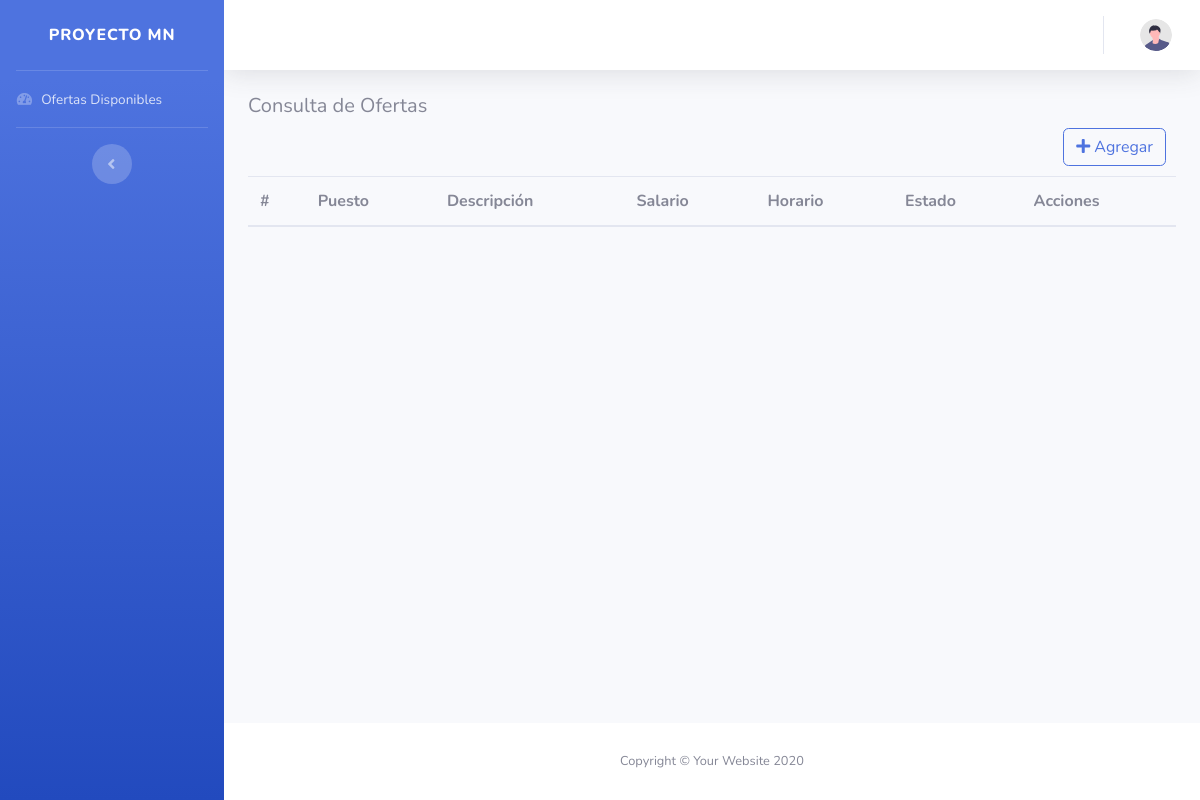
/View/Ofertas/consultarOfertas.php, run on an earlier commit of the app's database.
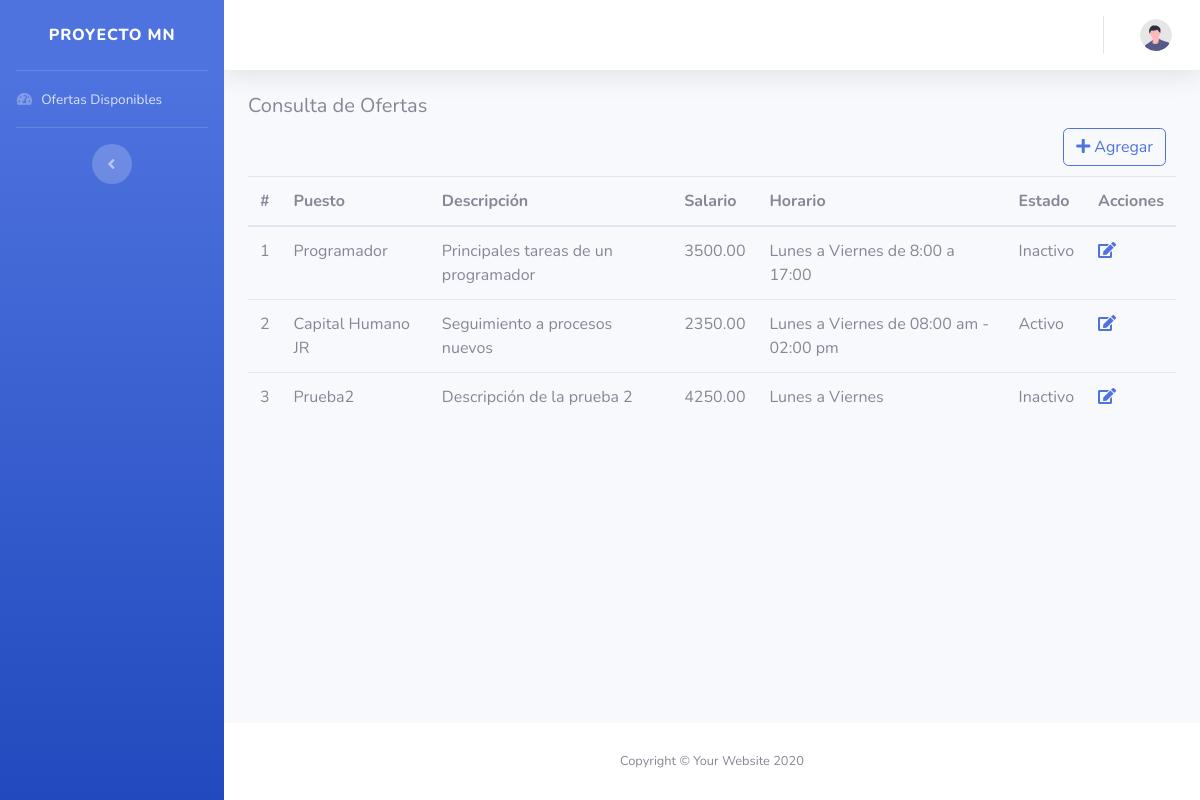
And on a later commit of the database.
### tables this page shows
CREATE TABLE `oferta` (
  `Id` bigint(20) NOT NULL AUTO_INCREMENT,
  `IdPuesto` bigint(20) NOT NULL,
  `Salario` decimal(10,2) NOT NULL,
  `Horario` varchar(255) NOT NULL,
  `Estado` bit(1) DEFAULT NULL,
  PRIMARY KEY (`Id`),
  KEY `FK_OfertaPuesto` (`IdPuesto`),
  CONSTRAINT `FK_OfertaPuesto` FOREIGN KEY (`IdPuesto`) REFERENCES `puesto` (`Id`)
);

CREATE TABLE `puesto` (
  `Id` bigint(20) NOT NULL AUTO_INCREMENT,
  `Nombre` varchar(50) NOT NULL,
  `Descripcion` varchar(255) NOT NULL,
  PRIMARY KEY (`Id`)
);

### Model/OfertasModel.php (called while the page is built, shortened)
<?php
    function ConsultarOfertasModel($estado)
    {
        try
        {
            $context = AbrirBaseDatos();
            $sentencia = "CALL SP_ConsultarOfertas('$estado')";
            $resultado = $context -> query($sentencia);
            return $resultado;
        }
        catch(Exception $error)
        {
            return null;
        }
    }
    ?>

### Controller/OfertasController.php (called while the page is built, shortened)
<?php
    include_once $_SERVER["DOCUMENT_ROOT"] . "/ProyectoMN/Proyecto/Model/OfertasModel.php";
    function ConsultarOfertas($estado)
    {
        return ConsultarOfertasModel($estado);
    }
    ?>

### View/Ofertas/consultarOfertas.php (the view, shortened to what this page needs)
<?php
    include_once $_SERVER["DOCUMENT_ROOT"] . "/ProyectoMN/Proyecto/Controller/OfertasController.php";
    include_once $_SERVER["DOCUMENT_ROOT"] . "/ProyectoMN/Proyecto/View/layoutInterno.php";
?>
<!DOCTYPE html>
<html lang="en">
<?php PrintCss(); ?>
<body id="page-top">
    <div id="wrapper">
        <?php MenuNavegacion(); ?>
        <div id="content-wrapper" class="d-flex flex-column">
            <div id="content">
                <?php BarraNavegacion(); ?>
                <div class="container-fluid">
                <h5>Consulta de Ofertas</h5>
                <div style="text-align:right; margin:10px;">
                    <a class="btn btn-outline-primary" href="agregarOfertas.php"><i class="fa fa-plus"></i> Agregar </a>
                </div>
                    <table id="example" class="table">
                        <thead>
                            <tr>
                                <th>#</th>
                                <th>Puesto</th>
                                <th>Descripción</th>
                                <th>Salario</th>
                                <th>Horario</th>
                                <th>Estado</th>
                                <th>Acciones</th>
                            </tr>
                        </thead>
                        <tbody>
                            <?php
                                $datos = ConsultarOfertas(false);
                                while($row = mysqli_fetch_array($datos))
                                {
                                    echo "<tr>";
                                    echo "<td>" . $row["Id"] . "</td>";
                                    echo "<td>" . $row["Nombre"] . "</td>";
                                    echo "<td>" . $row["Descripcion"] . "</td>";
                                    echo "<td>" . $row["Salario"] . "</td>";
                                    echo "<td>" . $row["Horario"] . "</td>";
                                    echo "<td>" . $row["DescripcionEstado"] . "</td>";
                                    echo "<td><a href='actualizarOfertas.php?q=" . $row["Id"] . "'><i class='fa fa-edit'></i></td>";
                                    echo "</tr>";
                                }
                            ?>
                        </tbody>
                    </table>
                </div>
            </div>
            <?php PrintFooter(); ?>
        </div>
    </div>
</body>
</html>

### View/layoutInterno.php (shortened to what this page needs)
<?php
    function BarraNavegacion()
    {
        $usuario = "";
        $nombrePerfil = "";
        echo '<nav class="navbar navbar-expand navbar-light bg-white topbar mb-4 static-top shadow">
                    <button id="sidebarToggleTop" class="btn btn-link d-md-none rounded-circle mr-3">
                    </button>' .
                    $nombrePerfil
                    . '<ul class="navbar-nav ml-auto">
                        <li class="nav-item dropdown no-arrow">
                            <a class="nav-link dropdown-toggle" href="#" id="userDropdown" role="button"
                                data-toggle="dropdown" aria-haspopup="true" aria-expanded="false">
                                <span class="mr-2 d-none d-lg-inline text-gray-600">' . $usuario . '</span>
                                <img class="img-profile rounded-circle"
                                    src="../Img/undraw_profile.svg">
                            </a>
                        </li>
                    </ul>
                </nav>';
    }
    function MenuNavegacion()
    {
        echo '<ul class="navbar-nav bg-gradient-primary sidebar sidebar-dark accordion" id="accordionSidebar">
        <a class="sidebar-brand d-flex align-items-center justify-content-center" href="../Login/home.php">
            <div class="sidebar-brand-text mx-3">Proyecto MN</div>
        </a>
        <hr class="sidebar-divider my-0">';
        if(isset($_SESSION["IdPerfil"]) && $_SESSION["IdPerfil"] == "1")
        {
            echo '<li class="nav-item">
                    <a class="nav-link" href="../Puestos/consultarPuestos.php">
                        <i class="fas fa-fw fa-tachometer-alt"></i>
                        <span>Mant. Puestos</span></a>
                </li>
                <li class="nav-item">
                    <a class="nav-link" href="../Ofertas/consultarOfertas.php">
                        <i class="fas fa-fw fa-tachometer-alt"></i>
                        <span>Mant. Ofertas</span></a>
                </li>';
        }
        else
        {
            echo '<li class="nav-item">
                    <a class="nav-link" href="../Ofertas/consultarOfertasDisponibles.php">
                        <i class="fas fa-fw fa-tachometer-alt"></i>
                        <span>Ofertas Disponibles</span></a>
                </li>';
        }
        echo '<hr class="sidebar-divider">
            <div class="text-center d-none d-md-inline">
                <button class="rounded-circle border-0" id="sidebarToggle"></button>
            </div>
        </ul>';
    }
    function PrintCss()
    {
        echo '<head>
                <meta charset="utf-8">
                <meta http-equiv="X-UA-Compatible" content="IE=edge">
                <meta name="viewport" content="width=device-width, initial-scale=1, shrink-to-fit=no">
                <meta name="description" content="">
                <meta name="author" content="">
                <title>Proyecto MN</title>
                <link href="../Styles/all.min.css" rel="stylesheet" type="text/css">
                <link href="../Styles/sb-admin-2.min.css" rel="stylesheet">
                <link href="../Styles/ui.css" rel="stylesheet">
                <link href="https://fonts.googleapis.com/css?family=Nunito:200,200i,300,300i,400,400i,600,600i,700,700i,800,800i,900,900i" rel="stylesheet">
                <link href="https://cdn.datatables.net/2.2.2/css/dataTables.bootstrap4.css" rel="stylesheet">
            </head>';
    }
    function PrintFooter()
    {
        echo '<footer class="sticky-footer bg-white">
                <div class="container my-auto">
                    <div class="copyright text-center my-auto">
                        <span>Copyright &copy; Your Website 2020</span>
                    </div>
                </div>
            </footer>';
    }
?>

What changed in the data, as far as the page shows it:
now on this page (row edited): oferta: Id "1", IdPuesto.Nombre "Programador", IdPuesto.Descripcion "Principales tareas de un programador", Salario "3500.00", Horario "Lunes a Viernes de 8:00 a 17:00", DescripcionEstado "Inactivo"
added oferta: Id "2", IdPuesto.Nombre "Capital Humano JR", IdPuesto.Descripcion "Seguimiento a procesos nuevos", Salario "2350.00", Horario "Lunes a Viernes de 08:00 am - 02:00 pm", DescripcionEstado "Activo"
added oferta: Id "3", IdPuesto.Nombre "Prueba2", IdPuesto.Descripcion "Descripción de la prueba 2", Salario "4250.00", Horario "Lunes a Viernes", DescripcionEstado "Inactivo"
